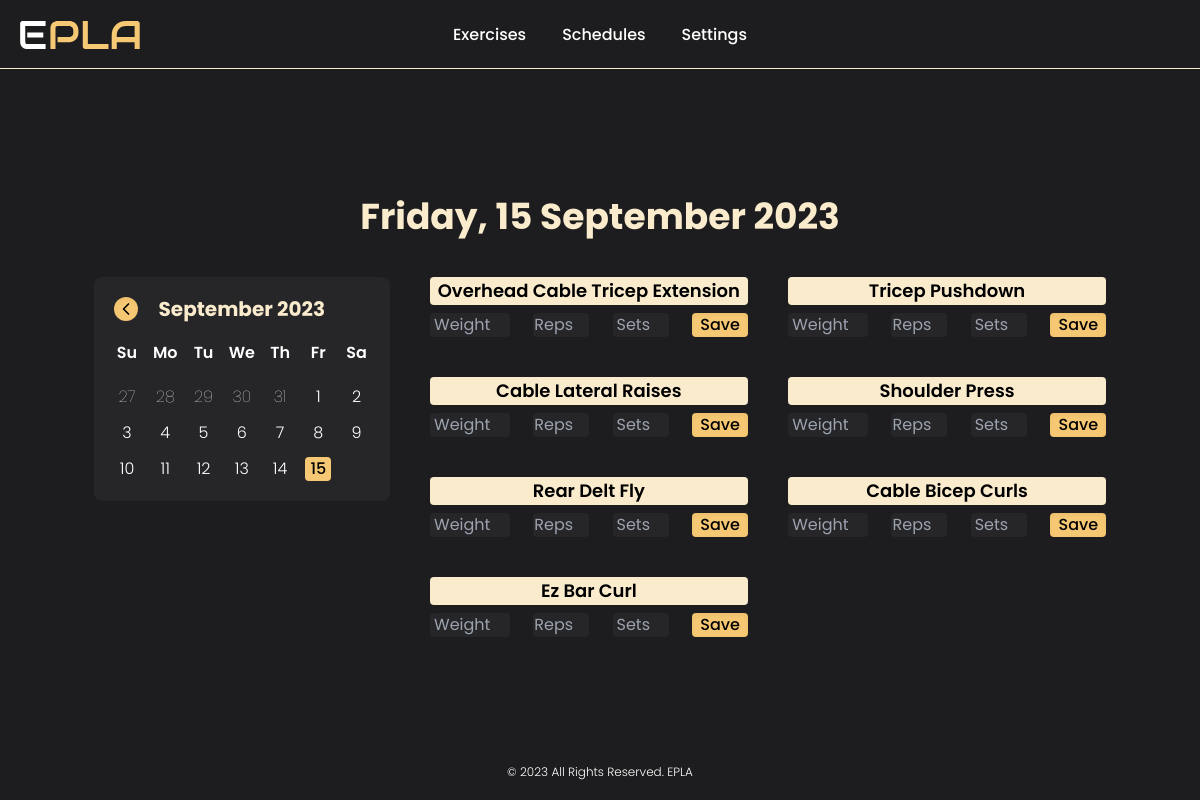
Screenshot of /track-my-workouts (signed in) with the database file from the repository.
### tables this page shows
CREATE TABLE exercises (
    id INTEGER,
    user_id INTEGER,
    exercise TEXT,
    PRIMARY KEY(id),
    FOREIGN KEY(user_id) REFERENCES users(id)
        ON UPDATE CASCADE
        ON DELETE CASCADE
);

### app.py (the view, shortened to what this page needs)
@app.route("/track-my-workouts", methods=["GET", "POST"])
@login_required
def track_my_workouts():
    day_names = ["monday", "tuesday", "wednesday", "thursday", "friday", "saturday", "sunday"]
    month_names = ["january", "february", "march", "april", "may", "june", "july", "august", "september", "october", "november", "december"]
    con, cur = database()
    cur.execute("SELECT * FROM schedules WHERE user_id = (?)", (session["user_id"],))
    schedules = cur.fetchall()
    if not schedules:
        message = "You have no workouts to track, make your schedule first!"
        cur.close()
        con.close()
        return render_template("track-my-workouts.html", message=message)
    date = request.args.get("date")
    if not date:
        date = datetime.now()
        date = f"{date.year}-{date.month}-{date.day}"
    day = datetime.strptime(date, "%Y-%m-%d").date()
    day = day_names[day.weekday()]
    cur.execute("SELECT * FROM progress WHERE user_id = (?) AND date = (?)", (session["user_id"], date))
    progress = cur.fetchall()
    cur.execute("SELECT exercise_id FROM schedules WHERE user_id = (?) AND day = (?)", (session["user_id"], day))
    exercise_id = cur.fetchall()
    exercise_id = [id[0] for id in exercise_id]
    placeholders = ', '.join(['?' for _ in exercise_id])
    sql_query = f"SELECT exercise FROM exercises WHERE user_id = (?) AND id IN ({placeholders})"
    cur.execute(sql_query, (session["user_id"], *exercise_id))
    results = cur.fetchall()
    results = [item[0] for item in results]
    exercises = {exercise: [] for exercise in results}
    for exercise in exercises:
        cur.execute("SELECT id FROM exercises WHERE user_id = (?) AND exercise = (?)", (session["user_id"], exercise))
        exercise_id = cur.fetchone()[0]
        for record in progress:
            if exercise_id == record[1]:
                exercises[exercise].extend(list(record))
    cur.close()
    con.close()
    display_date = date
    display_date = display_date.split("-")
    month = month_names[int(display_date[1]) - 1]
    display_date[1] = month.capitalize()
    display_date = display_date[::-1]
    display_date = ' '.join(display_date)
    display_date = f"{day.capitalize()}, {display_date}"
    if date == f"{datetime.now().year}-{datetime.now().month}-{datetime.now().day}" and not exercises:
        display_date = "Rest Day!"
    return render_template("track-my-workouts.html", exercises=exercises, display_date=display_date)

### app.py (called while the page is built)
@app.after_request
def after_request(response):
    response.headers["Cache-Control"] = "no-cache, no-store, must-revalidate"
    response.headers["Expires"] = 0
    response.headers["Pragma"] = "no-cache"
    return response

### helpers.py (called while the page is built)
def login_required(f):
    @wraps(f)
    def decorated_function(*args, **kwargs):
        if session.get("user_id") is None:
            return redirect("/login")
        return f(*args, **kwargs)
    return decorated_function

def database(db="database.db"):
    con = sqlite3.connect(db)
    cur = con.cursor()
    cur.execute("PRAGMA foreign_keys = 1")
    return con, cur

### templates/track-my-workouts.html (shortened to what this page needs)
{% extends "layout.html" %}
{% block main %}
    {% if message %}
        <h1 class="text-4xl font-bold text-center text-yellow-2">{{ message }}</h1>
    {% else %}
        <div class="grid gap-10 place-items-center">
            <h1 class="text-3xl font-bold text-center md:text-4xl text-yellow-2">{{ display_date }}</h1>
            <div class="grid gap-10 md:flex">
                <div class="relative flex flex-col items-center p-5 space-y-5 text-white rounded-lg w-fit h-fit bg-default-3">
                    <div class="flex items-center justify-between w-full">
                        <h1 id="current-calendar" class="absolute left-0 w-full text-xl font-bold text-center text-yellow-2">August 2023</h1>
                    </div>
                    <div class="space-y-5">
                        <ul class="grid grid-cols-7 gap-3 font-semibold text-center text-white">
                            <li>Su</li>
                            <li>Mo</li>
                            <li>Tu</li>
                            <li>We</li>
                            <li>Th</li>
                            <li>Fr</li>
                            <li>Sa</li>
                        </ul>
                        <ul id="days" class="grid grid-cols-7 gap-3 font-light text-center"></ul>
                    </div>
                </div>
                {% if exercises %}
                    <div class="grid gap-10 lg:grid-cols-2 h-fit">
                        {% for exercise in exercises %}
                            {% if exercises[exercise] %}
                                <form name="exercise-form" id="delete-exercise" action="/track-my-workouts" method="post" class="grid space-y-2 place-items-center h-fit">
                                    <h1 class="w-full px-2 text-lg font-semibold text-center text-black rounded bg-yellow-2">{{ exercise|title }}</h1>
                                    <div name="content" class="flex justify-between w-full mx-1">
                                        <input type="hidden" name="exercise" value="{{ exercise }}">
                                        <p class="font-normal text-center text-white rounded w-14 bg-default-3">{{ exercises[exercise][2] }}</p>
                                        <p class="font-normal text-center text-white rounded w-14 bg-default-3">{{ exercises[exercise][3] }}</p>
                                        <p class="font-normal text-center text-white rounded w-14 bg-default-3">{{ exercises[exercise][4] }}</p>
                                        <button type="submit" class="px-2 rounded shadow-inner bg-yellow-1">Delete</button>
                                    </div>
                                </form>
                            {% else %}
                                <form name="exercise-form" id="save-exercise" method="post" class="grid space-y-2 place-items-center h-fit">
                                    <h1 class="w-full px-2 text-lg font-semibold text-center text-black rounded bg-yellow-2">{{ exercise|title }}</h1>
                                    <div name="content" class="flex justify-between w-full mx-1">
                                        <input type="number" name="weight" required step="2.5" min="2.5" placeholder="Weight" class="w-20 font-normal text-center text-white rounded bg-default-3">
                                        <input type="number" name="reps" required min="1" placeholder="Reps" class="font-normal text-center text-white rounded w-14 bg-default-3">
                                        <input type="number" name="sets" required min="1" placeholder="Sets" class="font-normal text-center text-white rounded w-14 bg-default-3">
                                        <button type="submit" class="px-2 rounded shadow-inner bg-yellow-1">Save</button>
                                    </div>
                                </form>
                            {% endif %}
                        {% endfor %}
                    </div>
                {% endif %}
            </div>
        </div>
    {% endif %}
{% endblock %}

### static/css/styles.css (style rules this page uses)
.font-default { font-family: 'Poppins', sans-serif; }
#prev, #next { z-index: 1; }

### rows the page displays
exercises: exercise "Overhead Cable Tricep Extension"
exercises: exercise "Tricep Pushdown"
exercises: exercise "Cable Lateral Raises"
exercises: exercise "Shoulder Press"
exercises: exercise "Rear Delt Fly"
exercises: exercise "Cable Bicep Curls"
exercises: exercise "Ez Bar Curl"

### other values shown
{{ display_date }} "Friday, 15 September 2023"
